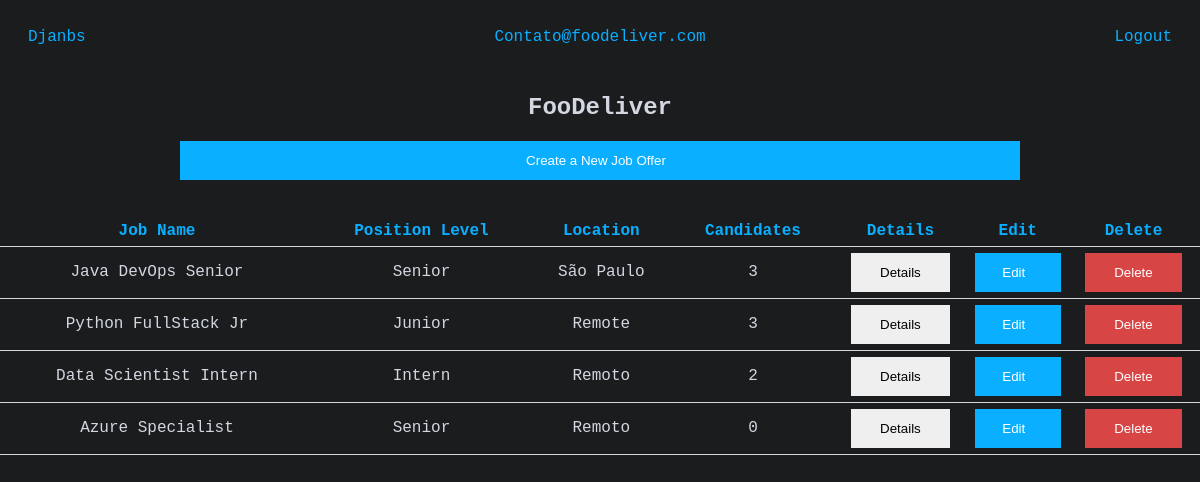
/ (signed in), run on an earlier commit of the app's database.
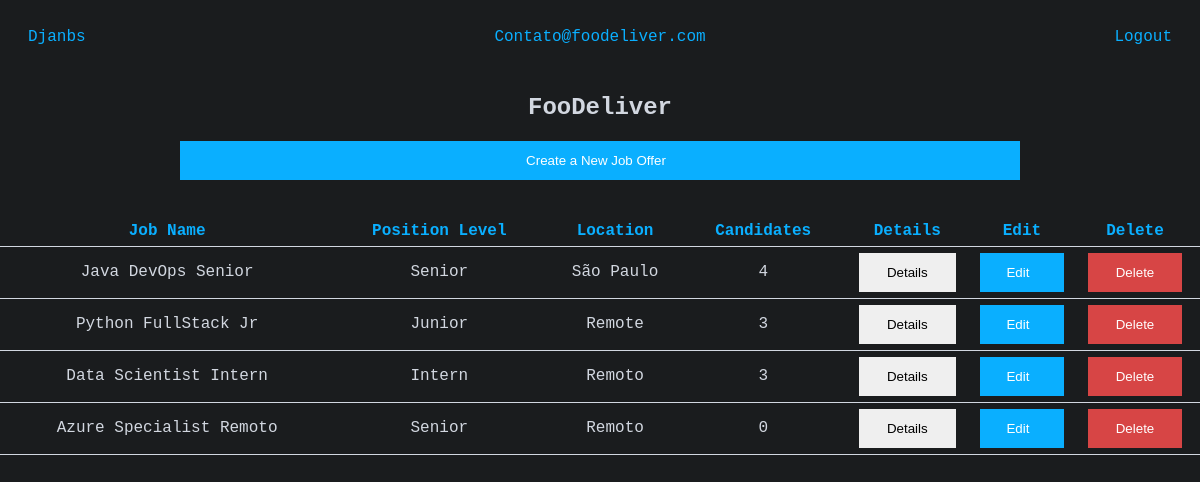
And on a later commit of the database.
### jobs/models.py (models this page shows, shortened)
class JobOffer(models.Model):
    name = models.CharField(max_length=125)
    location = models.CharField(max_length=50)
    description = models.TextField(null=True)
    company = models.ForeignKey(Company, on_delete=models.CASCADE, null=True)
    payment_range = models.IntegerField(choices=PaymentRange.choices)
    education_req = models.IntegerField(choices=EducationRequirement.choices)
    position_level = models.IntegerField(choices=PositionLevel.choices)
    date_created = models.DateTimeField(auto_now_add=True, null=True)

### jobs/views/views.py (the view)
# urls.py: 2. Add a URL to urlpatterns:  path('', views.home, name='home')
def home(request):
    if not request.user.is_authenticated:
        return redirect('login')
    else:
        if request.user.is_candidate:
            job_offers = JobOffer.objects.all() # type: ignore
            context = { 'job_offers': job_offers, }
            return render(request, 'jobs/index.html', context)
        else:
            company = Company.objects.get(pk=request.user.company.id) # type: ignore
            company_offers = JobOffer.objects.filter(company=company) # type: ignore
            job_applied = [
                JobApplied.objects.filter( # type: ignore
                job_offer=offer).values('candidate').distinct().count()
                for offer in company_offers ]
            context = {
                'company_offers_cand': zip(company_offers,job_applied),
                }
            return render(request, 'jobs/company.html', context)

### jobs/models.py (called while the page is built)
    def __str__(self):
        return self.email

### jobs/templates/jobs/company.html
{% extends "jobs/base.html" %}
{% block content %}
<center><h2> {{ request.user.company.name }} </h2></center>
<td><a href="{% url 'create-offer' request.user.company.id %}"><button class="button">Create a New Job Offer</button></a></td>
<br> <br>
<table>
<tr class="blue">
    <th>Job Name</th>
    <th>Position Level</th>
    <th>Location</th>
    <th>Candidates</th>
    <th>Details</th>
    <th>Edit</th>
    <th>Delete</th>
</tr>
{% for offer, num_of_cand in company_offers_cand %}
<tr class="row-hover">
    <td>{{ offer.name }}</td>
    {% if offer.position_level == 1 %}
        <td>Intern</td>
    {% elif offer.position_level == 2 %}
        <td>Junior</td>
    {% elif offer.position_level == 3 %}
        <td>Pleno</td>
    {% elif offer.position_level == 4 %}
        <td>Senior</td>
    {% elif offer.position_level == 5 %}
        <td>Tech Lead</td>
    {% endif %}
    <td>{{ offer.location }}</td>
    <td>{{ num_of_cand }}</td>
    <td><a href="{% url 'details-offer' offer.id %}"><button class="w-button" style="width:80%;border:none">Details</button></a></td>
    <td><a href="{% url 'edit-offer' offer.id %}"><button class="button" style="width:100%">Edit</button></a></td>
    <td><a href="{% url 'delete-offer' offer.id %}"><button class="delete-button" style="width:80%">Delete</button></a></td>
</tr>
{% endfor %}
</table>
{% endblock content %}

What changed in the data, as far as the page shows it:
computed for JobOffer "Java DevOps Senior": num_of_cand "3" → "4"
computed for JobOffer "Data Scientist Intern": num_of_cand "2" → "3"
changed JobOffer: name "Azure Specialist" → "Azure Specialist Remoto"
